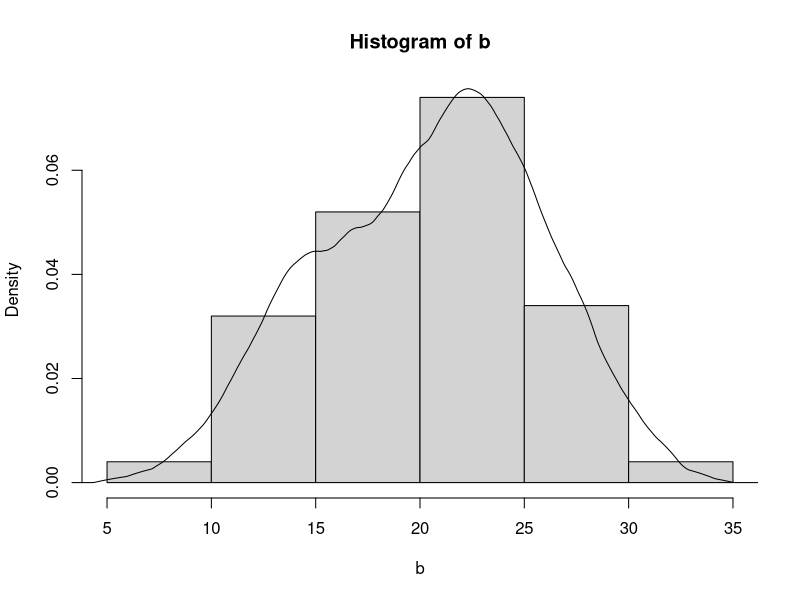
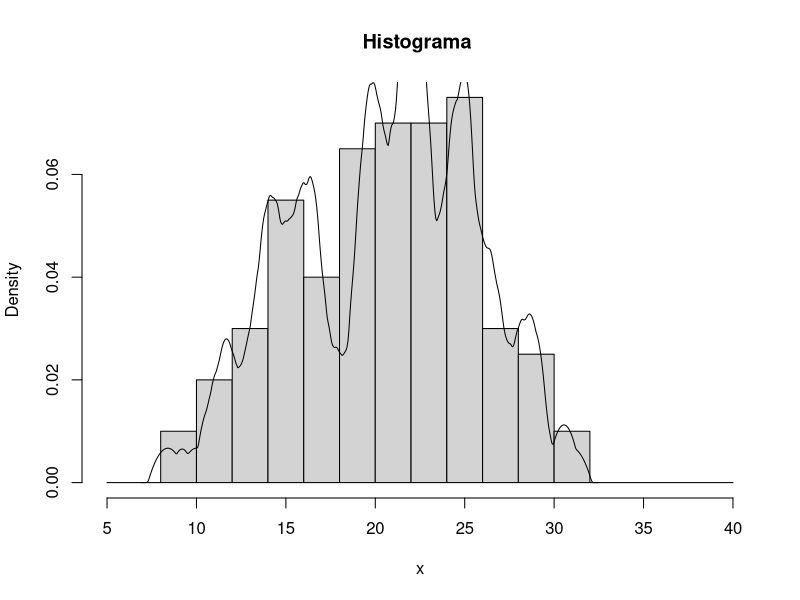
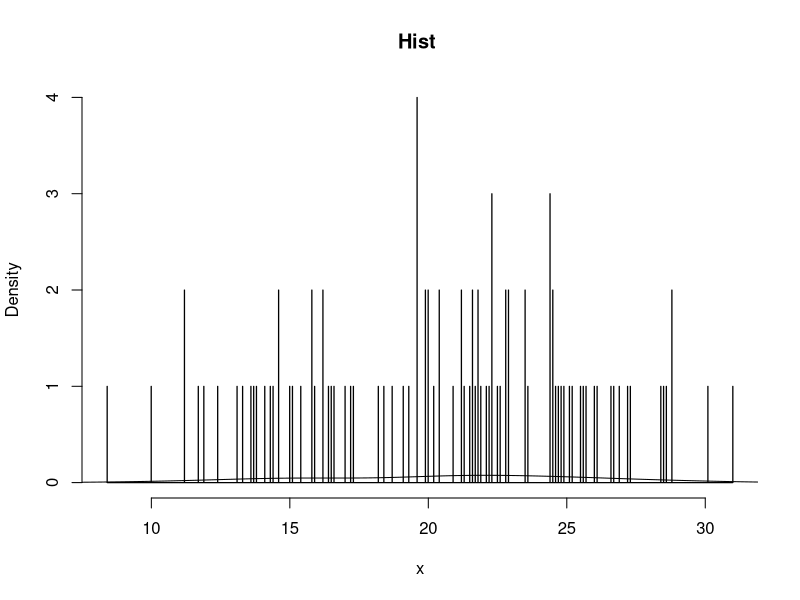
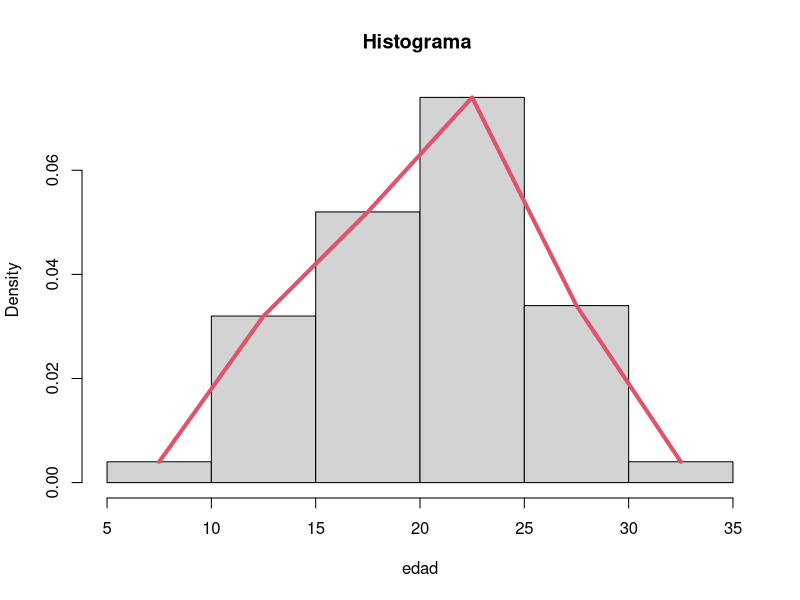
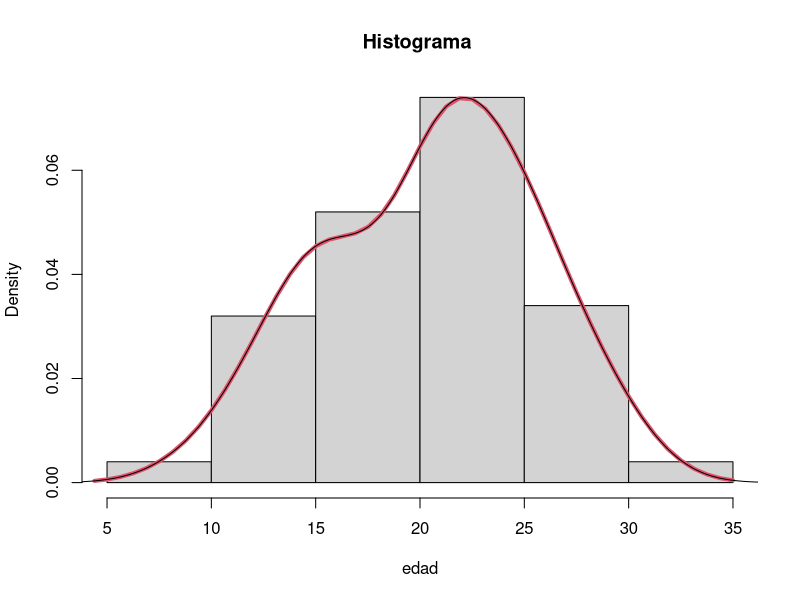
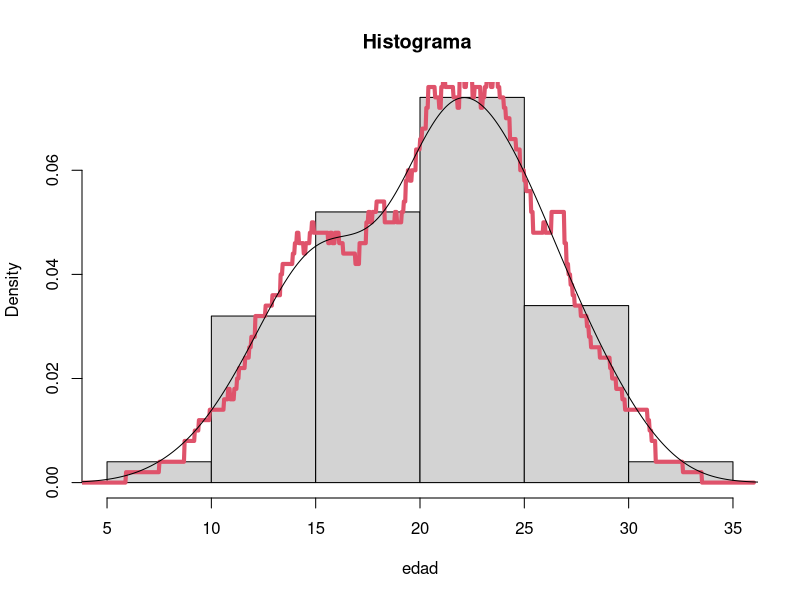
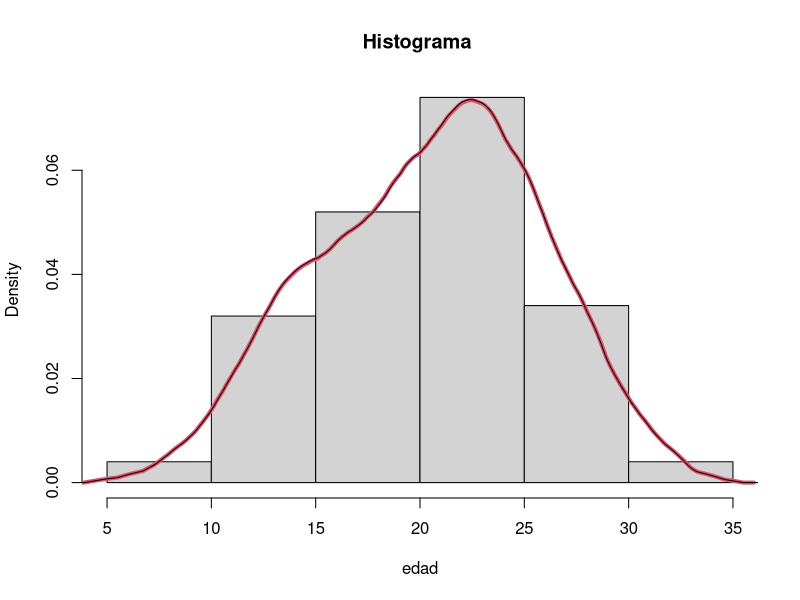
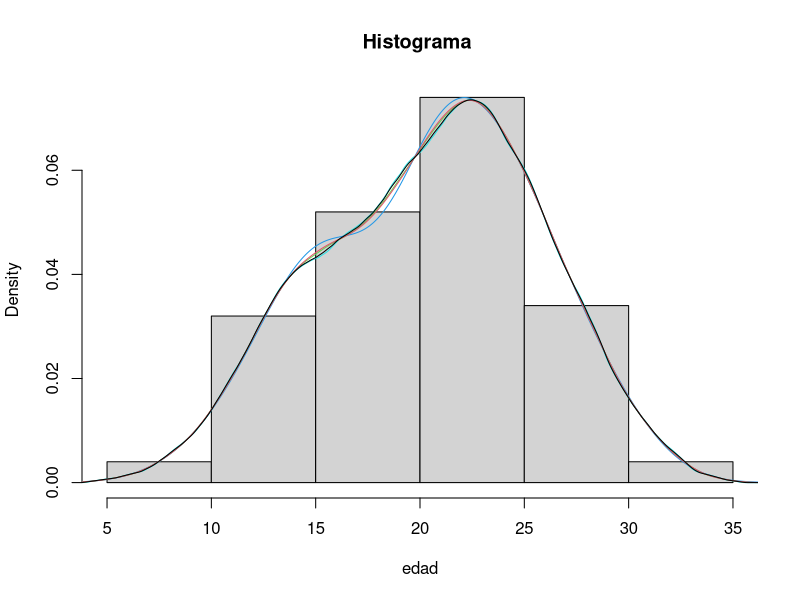

Generate these figures, in order, with R:
###############################################
#### ESTIMADOR KERNELL DE LA DENSIDAD #########
###############################################
#### Generación de la muestra
b=c(20.9,18.2,20,17.3,19.6,13.6,24.9,26.9,23.5,21.8,17,20.4,24.6,22.6,21.2,19.6,14.6,24.4,21.8,18.4,24.8,28.5,11.9,10,25.7,27.2,24.4,30.1,21.6,26,14.6,26.1,22.1,8.4,16.4,19.6,19.6,21.5,20.2,25.2,26.7,22.3,22.9,19.9,16.5,14.1,20.4,16.6,19.1,25.5,16.2,24.7,20,28.4,24.4,15.8,25.6,22.5,17.2,15.8,15.1,16.2,19.9,27.3,22.3,19.3,11.7,14.4,24.5,21.6,12.4,15.9,23.5,22.8,26.6,31,22.2,21.7,25.1,28.8,22.8,21.3,24.5,13.8,14.3,23.6,13.3,28.6,22.9,13.7,15.4,13.1,28.8,11.2,22.3,21.9,11.2,21.2,18.7,15)
n=length(b)

### Procedimiento del R básico
hist(b, prob=TRUE)
al=density(b,kernel = "epanechnikov")
# estimación de la linea del gráfico, hay varias opciones en el kernell
# f_{k}(x)= \frac{1}{n}\sum{i=1}_^n k \frac{x_{i}-x}{h}
# unif k(u) = \frac{1}{2} I_[-1,1](u)
# epanech k(u) = \frac{3}{4} (1-u^2) I_[-1,1](u)
lines(al)
density(b,bw=0.16)$x #valores sobre los que se calcula la densidad
density(b,bw=0.16)$y # valores de la densidad
# valores de f estimado
max(b)

## código detallado
## valor del ancho de banda
DE=sd(b)
RI=(summary(b)[5]-summary(b)[2])/1.35
# el 1.35 sale de minimizar el error cuadratico medio del estimador \hat{f_{k}} para h
minimo=min(DE, RI)
h=(0.9*minimo)/(n^(1/5));h
al$bw
# Selección de puntos donde se estimará la densidad 
points0=c(5,8,10,12,14,16,18,20,22,24,26,28,30,32,40)
# denisdad con el R básico evaluada en los puntos seleccionados
hist(b, breaks=points0, prob=TRUE, main=paste("Histograma "), xlab="x")
# breaks marca de clase, prob= TRUE frecuencias relativas
lines(density(b,bw=0.5, kernel="epanechnikov"))
# ancho de banda pequeño no suaviza, ancho de banda grande suaviza mucho

# otros puntos9
points1=seq(min(b), max(b), 0.01); points1
#anchos de banda muy pequeñitos 
hist(b, breaks=points1, prob=TRUE, main=paste("Hist "), xlab="x")
lines(density(b, kernell="epanechnikov"))

# Ahora si pasemos al código :v

h=2.5
## ciclo para el cálculo de la densidad. Uniforme
points=c(7.5,12.5,17.5,22.5, 27.5, 32.5)
fe=rep(0,length(points))
for (i in 1:length(points)){
  # z es (x_{i}-x)/h que es igual a u
  z=(points[i]-b)/h
  k=rep(0.5, length(z)); for(j in 1:length(z)){
                                if(z[j]<(-1) | z[j]>=1) k[j]=0
  }
  fe[i]=sum(k)/(h*n)
}
fe
hist(b, prob=TRUE, main=paste("Histograma "), xlab="edad")$density
lines(points,fe, col=2, lwd=4)

## ciclo para el cálculo de la densidad. Epanech
# points=seq(min(b)-h/2, max(b)+h/2, by=0.05 );points
h=2 #h=4
# h ancho de banda
points= seq(min(b)-2*h, max(b)+2*h, length.out = 50);points 
fe=rep(0,length(points))
for (i in 1:length(points)){
  # z es (x_{i}-x)/h que es igual a u
  z=(points[i]-b)/h
  k=(1/((2*pi)^0.5))*exp(-0.5*z*z)
  fe[i]=sum(k)/(h*n)
}
fe
hist(b, prob=TRUE, main=paste("Histograma "), xlab="edad")$density
lines(points,fe, col=2, lwd=4)
lines(density(b, bw=2, kernel="gaussian"))
# Ciclo para el cálculo de la densidad. Uniforme
h=2.5 #h=4
# h ancho de banda
points= seq(min(b)-2*h, max(b)+2*h, length.out = 1000);points 
fe=rep(0,length(points))
for (i in 1:length(points)){
  # z es (x_{i}-x)/h que es igual a u
  z=(points[i]-b)/h
  k=rep(0.5, length(z)); for(j in 1:length(z)){
    if(z[j]<(-1) | z[j]>=1) k[j]=0
  }
  fe[i]=sum(k)/(h*n)
}
fe
hist(b, prob=TRUE, main=paste("Histograma "), xlab="edad")$density
lines(points,fe, col=2, lwd=4)
lines(density(b, bw=2, kernel="gaussian"))
# Ciclo para el cálculo de la densidad. Epanechnikov
h=4.5 #h=4
# h ancho de banda
#points= seq(min(b)-2*h, max(b)+2*h, length.out = 1000);points 
fe=rep(0,length(points))
for (i in 1:length(points)){
  # z es (x_{i}-x)/h que es igual a u
  z=(points[i]-b)/h
  k= 3/4*(1-z*z) 
  for(j in 1:length(z)){
    if(z[j]<(-1) | z[j]>=1) k[j]=0
  }
  fe[i]=sum(k)/(h*n)
}
fe
hist(b, prob=TRUE, main=paste("Histograma "), xlab="edad")$density
lines(points,fe, col=2, lwd=4)
lines(density(b, bw=2, kernel="epanechnikov"))

hist(b, prob=TRUE, main=paste("Histograma "), xlab="edad")$density
lines(density(b, bw=2, kernel="epanechnikov"), col=5)
lines(density(b, bw=2, kernel="gaussian"), col=4)
lines(density(b, bw=2, kernel="biweight"), col=3)
lines(density(b, bw=2, kernel="cosine"), col=2)
lines(density(b, bw=2, kernel="optcosine"), col=1)

############################
########## Mixtura #########
############################
## Generar la muestra, estimador MV y estimador kernell, dan lo mismo
# para MV debe empezar a asumir dist
m=10000
x1=rnorm(m, mean=0, sd=1)
x2=rnorm(m, mean=3/2, sd=1/3)

hist(x1, prob=TRUE)
lines(density(x1), col=2)
hist(x2, prob=TRUE)
lines(density(x2), col=2)

b=x1
for(i in 1: length(b)){
  c=runif(1, min=0, max=1)
  if(c>=0.75) b[i]=x2[i]
}
hist(x2, prob=TRUE)
lines(density(x2), col=2)
lines(density(x1), col=2)
